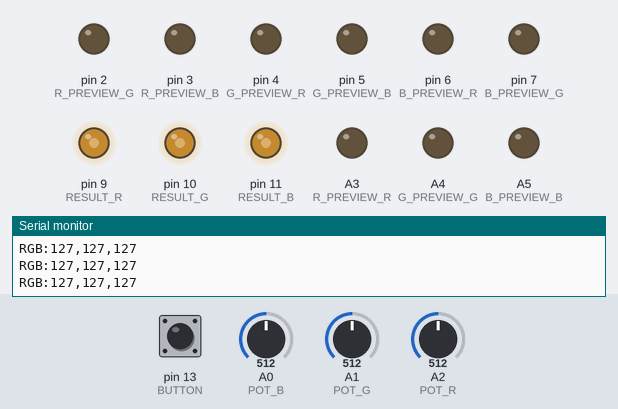
The sketch below on a simulated Arduino Nano, built with avr-gcc and run on an emulated ATmega328P. On the bench: output pins drawn as LEDs (lit = HIGH), the last lines printed to the serial monitor. The test bench sets the inputs (shaded band); at power-on: pin 13 (BUTTON) HIGH, A0 (POT_B) = 512, A1 (POT_G) = 512, A2 (POT_R) = 512. Random numbers use the default seed unless the sketch sets one.

Above: at 1.2 s.
1.3 s: pin 13 (BUTTON) pulled LOW for 0.15 s
At 2.4 s:
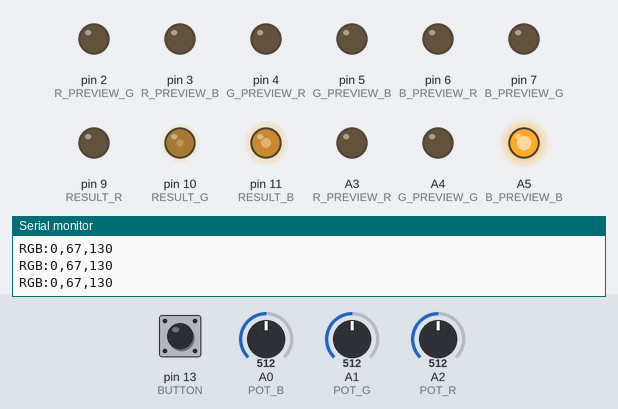
2.9 s: pin 13 (BUTTON) pulled LOW for 1 s
At 4.2 s:
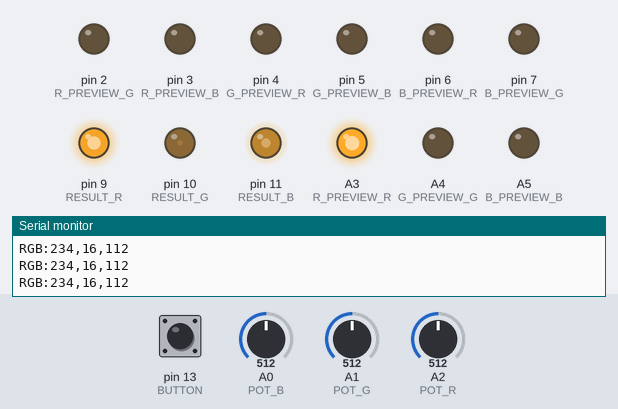
5.4 s: pin 13 (BUTTON) pulled LOW for 0.15 s
At 6.6 s:
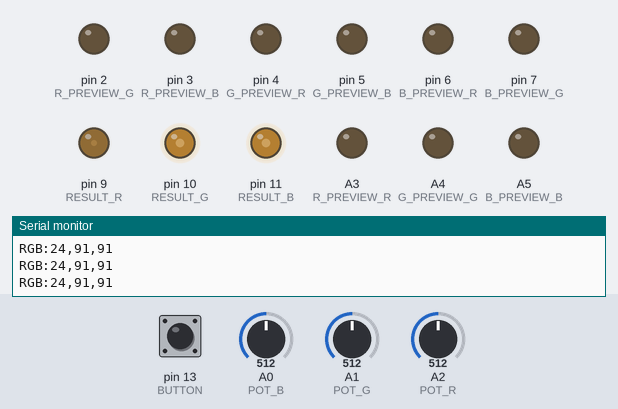
7.0 s: pin 13 (BUTTON) pulled LOW for 3.2 s
At 8.4 s:
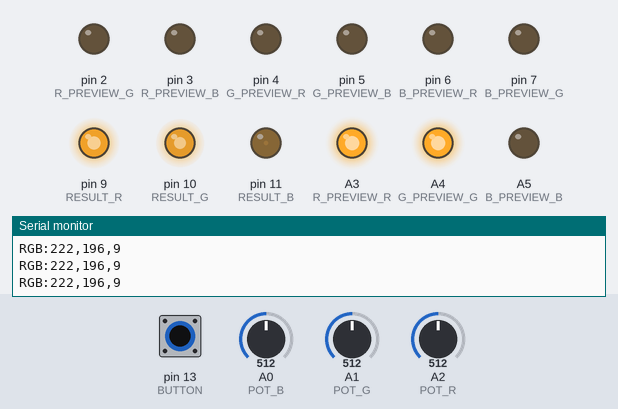
11.7 s: pin 13 (BUTTON) pulled LOW for 0.15 s
At 12.1 s:
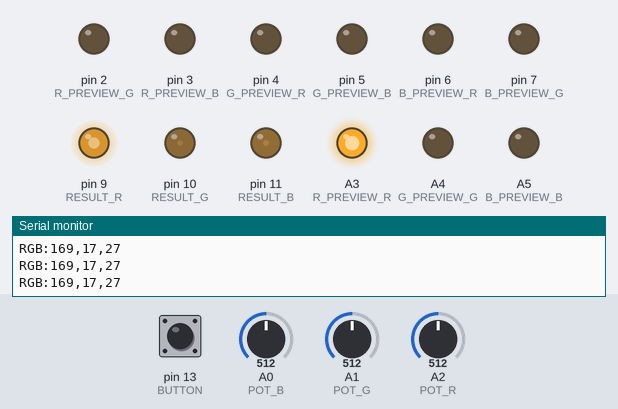
13.3 s: pin 13 (BUTTON) pulled LOW for 1 s
At 14.5 s:
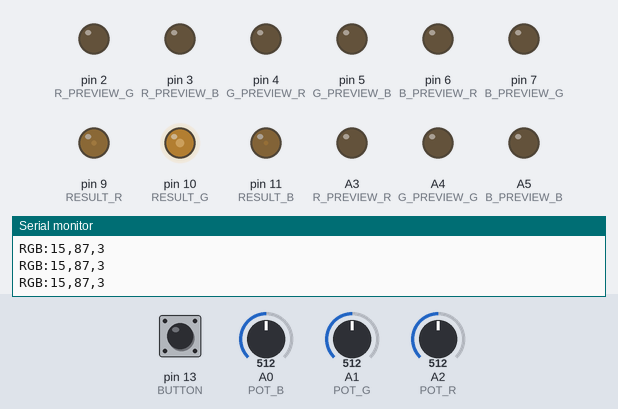
Timing chart, 0 to 16.3 s (numbered marks = the images above; inputs shaded):
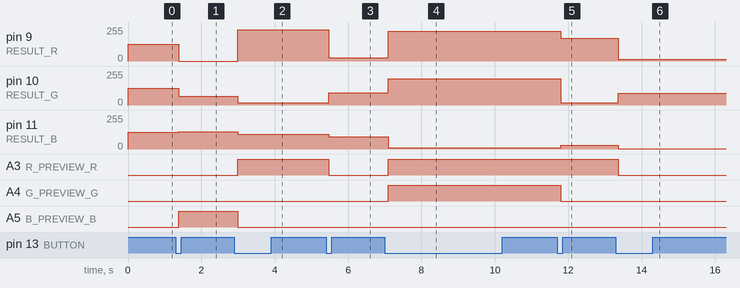

Measured:
- after the input at 1.3 s, pin 9 (RESULT_R): 127/255 → 0/255 after 0.08 s; pin 10 (RESULT_G): 127/255 → 67/255 after 0.08 s; pin 11 (RESULT_B): 127/255 → 130/255 after 0.08 s; A5 (B_PREVIEW_B): LOW → HIGH after 0.08 s
- after the input at 2.9 s, pin 9 (RESULT_R): 0/255 → 234/255 after 0.10 s; pin 10 (RESULT_G): 67/255 → 16/255 after 0.10 s; pin 11 (RESULT_B): 130/255 → 112/255 after 0.10 s; A3 (R_PREVIEW_R): LOW → HIGH after 0.10 s; A5 (B_PREVIEW_B): HIGH → LOW after 0.10 s
- after the input at 5.4 s, pin 9 (RESULT_R): 234/255 → 24/255 after 0.08 s; pin 10 (RESULT_G): 16/255 → 91/255 after 0.08 s; pin 11 (RESULT_B): 112/255 → 91/255 after 0.08 s; A3 (R_PREVIEW_R): HIGH → LOW after 0.08 s
- after the input at 7.0 s, pin 9 (RESULT_R): 24/255 → 222/255 after 0.09 s; pin 10 (RESULT_G): 91/255 → 196/255 after 0.09 s; pin 11 (RESULT_B): 91/255 → 9/255 after 0.09 s; A3 (R_PREVIEW_R), A4 (G_PREVIEW_G): LOW → HIGH after 0.09 s
- after the input at 11.7 s, pin 9 (RESULT_R): 222/255 → 169/255 after 0.10 s; pin 10 (RESULT_G): 196/255 → 17/255 after 0.10 s; pin 11 (RESULT_B): 9/255 → 27/255 after 0.10 s; A4 (G_PREVIEW_G): HIGH → LOW after 0.10 s
- after the input at 13.3 s, pin 9 (RESULT_R): 169/255 → 15/255 after 0.06 s; pin 10 (RESULT_G): 17/255 → 87/255 after 0.06 s; pin 11 (RESULT_B): 27/255 → 3/255 after 0.06 s; A3 (R_PREVIEW_R): HIGH → LOW after 0.06 s

The sketch:

sketch_jun25a.ino
```cpp
// RGB LED 3원색 조합 제어 - Arduino 코드
// 가변저항으로 RGB 값 조절, 버튼으로 랜덤 색상 생성

// 핀 정의
// 가변저항 핀
const int POT_R = A2;
const int POT_G = A1;
const int POT_B = A0;

// R 미리보기 LED 핀 (빨간색 채널 미리보기)
const int R_PREVIEW_R = A3;
const int R_PREVIEW_G = 2;
const int R_PREVIEW_B = 3;

// G 미리보기 LED 핀 (초록색 채널 미리보기)
const int G_PREVIEW_R = 4;
const int G_PREVIEW_G = A4;
const int G_PREVIEW_B = 5;

// B 미리보기 LED 핀 (파란색 채널 미리보기)
const int B_PREVIEW_R = 6;
const int B_PREVIEW_G = 7;
const int B_PREVIEW_B = A5;

// 결과 LED 핀 (최종 RGB 조합)
const int RESULT_R = 9;
const int RESULT_G = 10;
const int RESULT_B = 11;

// 버튼 핀
const int BUTTON = 13;

// 변수 선언
int rValue = 0, gValue = 0, bValue = 0;
int lastButtonState = HIGH;
int buttonState = HIGH;
bool randomMode = false;
int randomR = 0, randomG = 0, randomB = 0;

void setup() {
  Serial.begin(9600);

  // PWM 지원 핀들만 pinMode 설정 (analogWrite는 자동으로 OUTPUT 모드 설정)
  // 아날로그 핀들(A3, A4, A5)은 analogWrite 사용 시 자동으로 OUTPUT 설정됨

  // PWM 지원 디지털 핀들을 출력으로 설정
  pinMode(R_PREVIEW_G, OUTPUT);  // 핀 2 (PWM 지원)
  pinMode(R_PREVIEW_B, OUTPUT);  // 핀 3 (PWM 지원)
  pinMode(G_PREVIEW_R, OUTPUT);  // 핀 4 (PWM 미지원이지만 디지털 출력)
  pinMode(G_PREVIEW_B, OUTPUT);  // 핀 5 (PWM 지원)
  pinMode(B_PREVIEW_R, OUTPUT);  // 핀 6 (PWM 지원)
  pinMode(B_PREVIEW_G, OUTPUT);  // 핀 7 (PWM 미지원이지만 디지털 출력)

  // 결과 LED 핀들 (모두 PWM 지원)
  pinMode(RESULT_R, OUTPUT);     // 핀 9 (PWM 지원)
  pinMode(RESULT_G, OUTPUT);     // 핀 10 (PWM 지원)
  pinMode(RESULT_B, OUTPUT);     // 핀 11 (PWM 지원)

  // 버튼 핀을 입력으로 설정 (내부 풀업 저항 사용)
  pinMode(BUTTON, INPUT_PULLUP);

  // 랜덤 시드 설정
  randomSeed(analogRead(A6));
}

void loop() {
  // 버튼 상태 확인
  buttonState = digitalRead(BUTTON);

  // 버튼이 눌렸을 때 (하강 엣지 감지)
  if (lastButtonState == HIGH && buttonState == LOW) {
    // 랜덤 RGB 값 생성
    randomR = random(0, 256);
    randomG = random(0, 256);
    randomB = random(0, 256);
    randomMode = true;

    // Processing으로 랜덤 값 전송
    Serial.print("RANDOM:");
    Serial.print(randomR);
    Serial.print(",");
    Serial.print(randomG);
    Serial.print(",");
    Serial.println(randomB);

    delay(50); // 디바운싱
  }

  lastButtonState = buttonState;

  // Processing으로부터 명령 수신 처리
  if (Serial.available() > 0) {
    String command = Serial.readStringUntil('\n');
    command.trim();

    if (command == "MANUAL") {
      randomMode = false;
    }
  }

  // 가변저항 값 읽기 (0-1023을 0-255로 변환)
  if (!randomMode) {
    rValue = map(analogRead(POT_R), 0, 1023, 0, 255);
    gValue = map(analogRead(POT_G), 0, 1023, 0, 255);
    bValue = map(analogRead(POT_B), 0, 1023, 0, 255);
  } else {
    rValue = randomR;
    gValue = randomG;
    bValue = randomB;
  }

  // 미리보기 LED 제어 (PWM 지원 핀은 analogWrite, 미지원 핀은 digitalWrite 사용)
  // R 채널 미리보기 (빨간색만 표시)
  analogWrite(R_PREVIEW_R, rValue);     // A3 (아날로그 핀, analogWrite 지원)
  analogWrite(R_PREVIEW_G, 0);          // 핀 2 (PWM 지원)
  analogWrite(R_PREVIEW_B, 0);          // 핀 3 (PWM 지원)

  // G 채널 미리보기 (초록색만 표시)
  digitalWrite(G_PREVIEW_R, LOW);       // 핀 4 (PWM 미지원, 디지털 출력만)
  analogWrite(G_PREVIEW_G, gValue);     // A4 (아날로그 핀, analogWrite 지원)
  analogWrite(G_PREVIEW_B, 0);          // 핀 5 (PWM 지원)

  // B 채널 미리보기 (파란색만 표시)
  analogWrite(B_PREVIEW_R, 0);          // 핀 6 (PWM 지원)
  digitalWrite(B_PREVIEW_G, LOW);       // 핀 7 (PWM 미지원, 디지털 출력만)
  analogWrite(B_PREVIEW_B, bValue);     // A5 (아날로그 핀, analogWrite 지원)

  // 결과 LED 제어 (RGB 조합)
  analogWrite(RESULT_R, rValue);
  analogWrite(RESULT_G, gValue);
  analogWrite(RESULT_B, bValue);

  // Processing으로 현재 RGB 값 전송
  Serial.print("RGB:");
  Serial.print(rValue);
  Serial.print(",");
  Serial.print(gValue);
  Serial.print(",");
  Serial.println(bValue);

  delay(50); // 안정적인 통신을 위한 딜레이
}
```
